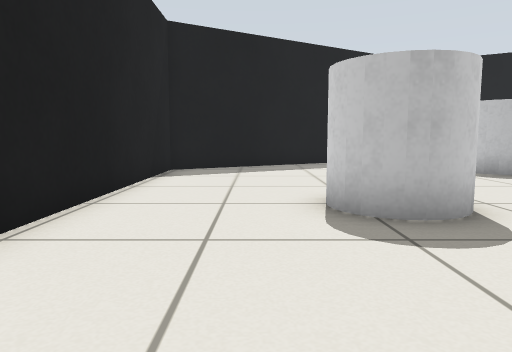
view 1 (above)

16 first-person views from a walk through a robot-simulator world made for Gazebo. The camera is 0.5 m above the floor, tilts 6° down and sees 70° across. The floor is counted in squares, 0.5 m on a side. Each view is taken from the middle of a square. On the plan, view 1 faces up. The plan holds only what a view shows up to about 13 squares ahead; the rest is blank.

view 2
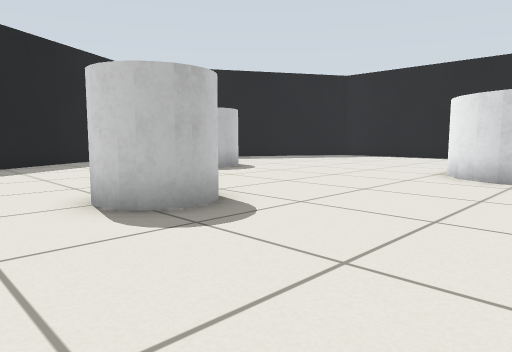

view 3
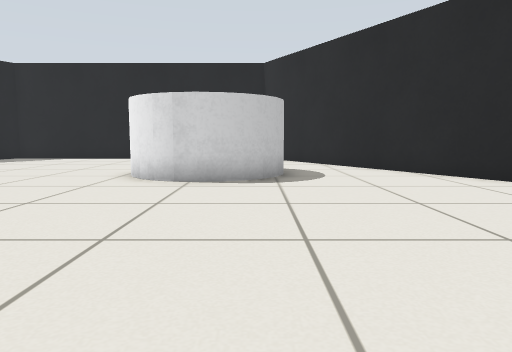

view 4
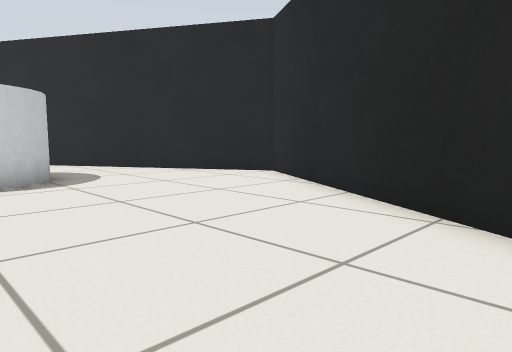

view 5
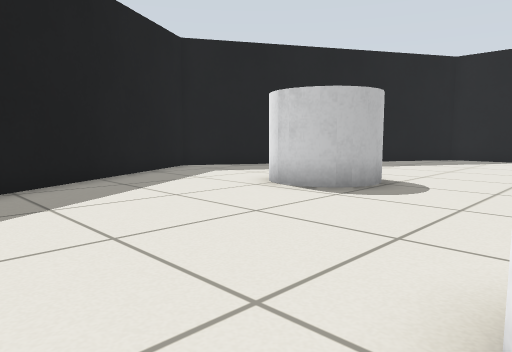

view 6
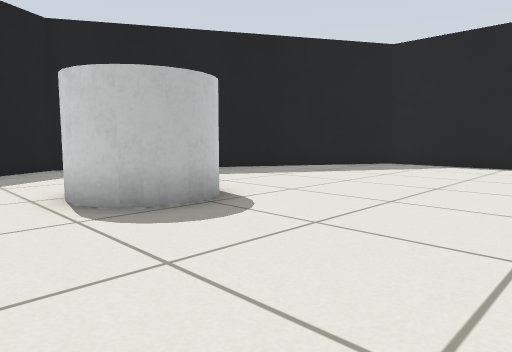

view 7
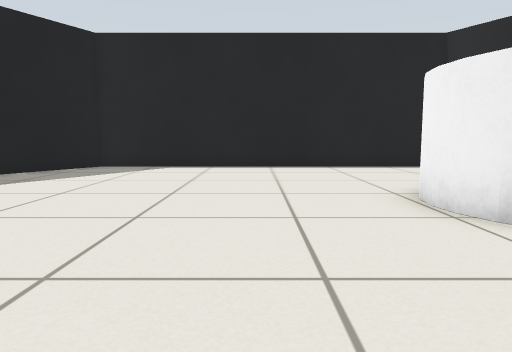

view 8
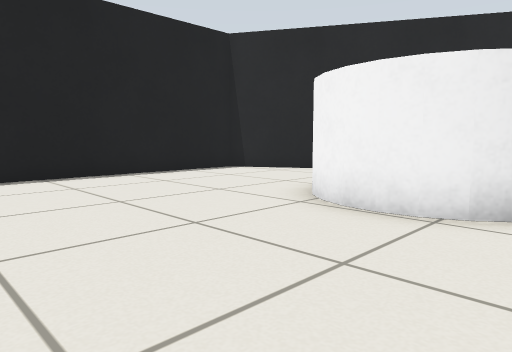

view 9
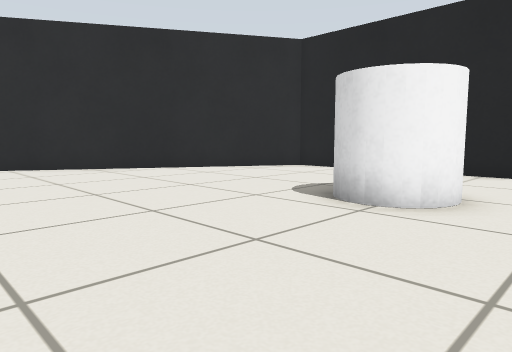

view 10
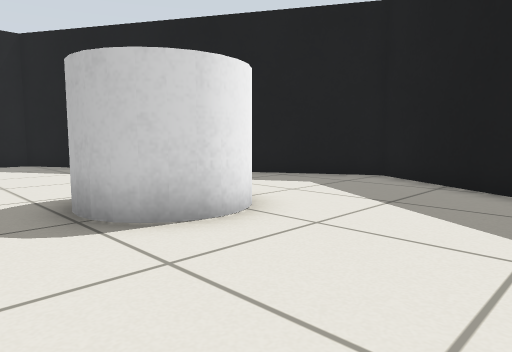

view 11
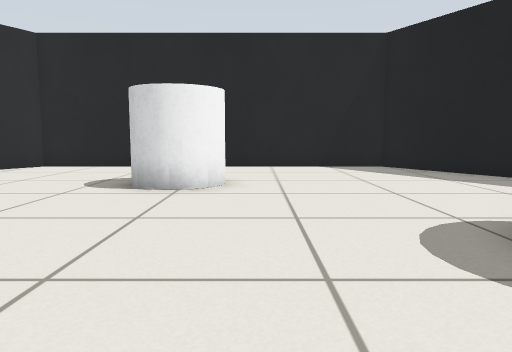

view 12
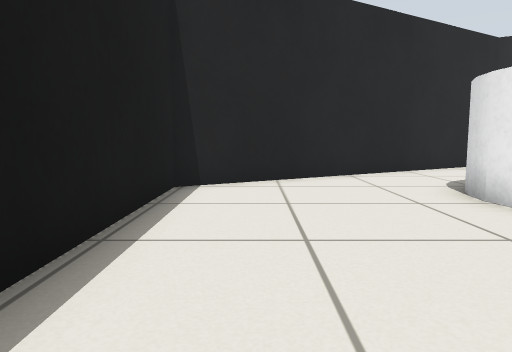

view 13
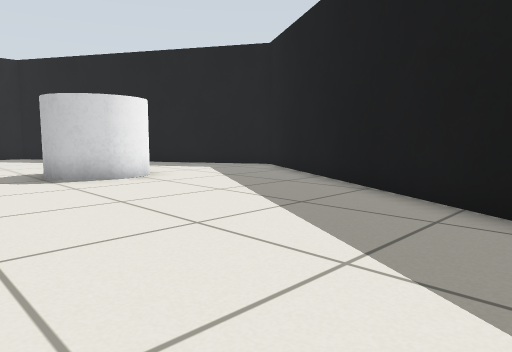

view 14
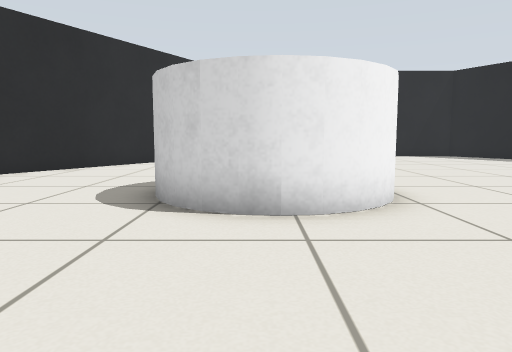

view 15
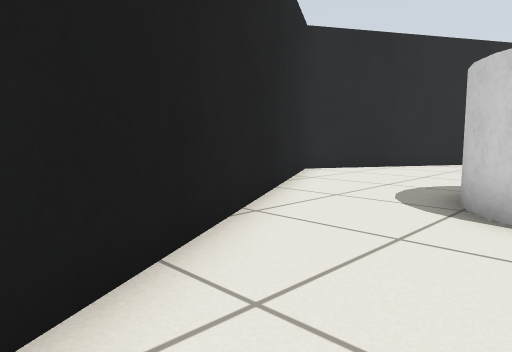

view 16
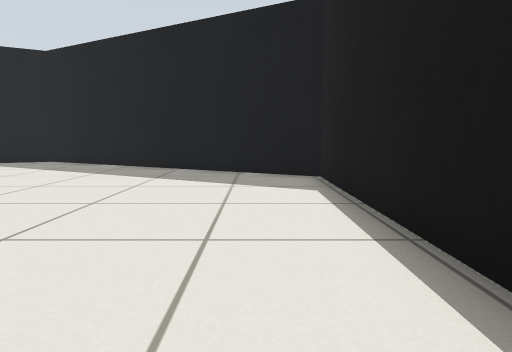

### Floor plan
Key: @ floor where view 1 was taken; # wall or solid block; . floor; C white cylinder.
Columns run from 3 left of view 1 to 18 right of it. Each row starts with its distance up from view 1.
 17         ######
 16        ##....##
 15      ###......###
 14    ###..........###
 13  ###..............###
 12 ##........CC........##
 11 #........C C.........#
 10 #........CCC.........#
  9 #....................#
  8 #....................#
  7 #....................#
  6 #....CC..............#
  5 #...CCC..............#
  4 #....................#
  3 #...........CCC......#
  2 #...........C  C.....#
  1 #..........CC  C.....#
  0 #..@........C CC.....#
 -1 ##...........C......##
 -2  ###..............###
 -3    ###..........###
 -4      ###......###
 -5        ##....##
 -6         ######

Where each view was taken, in squares from view 1:
view 1: 0 up, 0 right, facing up
view 2: 0 up, 1 left, facing up-right
view 3: 0 up, 0 right, facing right
view 4: 2 up, 0 right, facing down-right
view 5: 6 up, 0 right, facing up-right
view 6: 5 up, 4 right, facing up-right
view 7: 6 up, 5 right, facing right
view 8: 8 up, 8 right, facing down-right
view 9: 8 up, 8 right, facing down-left
view 10: 8 up, 12 right, facing up-left
view 11: 7 up, 10 right, facing left
view 12: 7 up, 16 right, facing down
view 13: 7 up, 17 right, facing up-left
view 14: 1 up, 17 right, facing left
view 15: 1 up, 17 right, facing down-left
view 16: 2 up, 16 right, facing up
